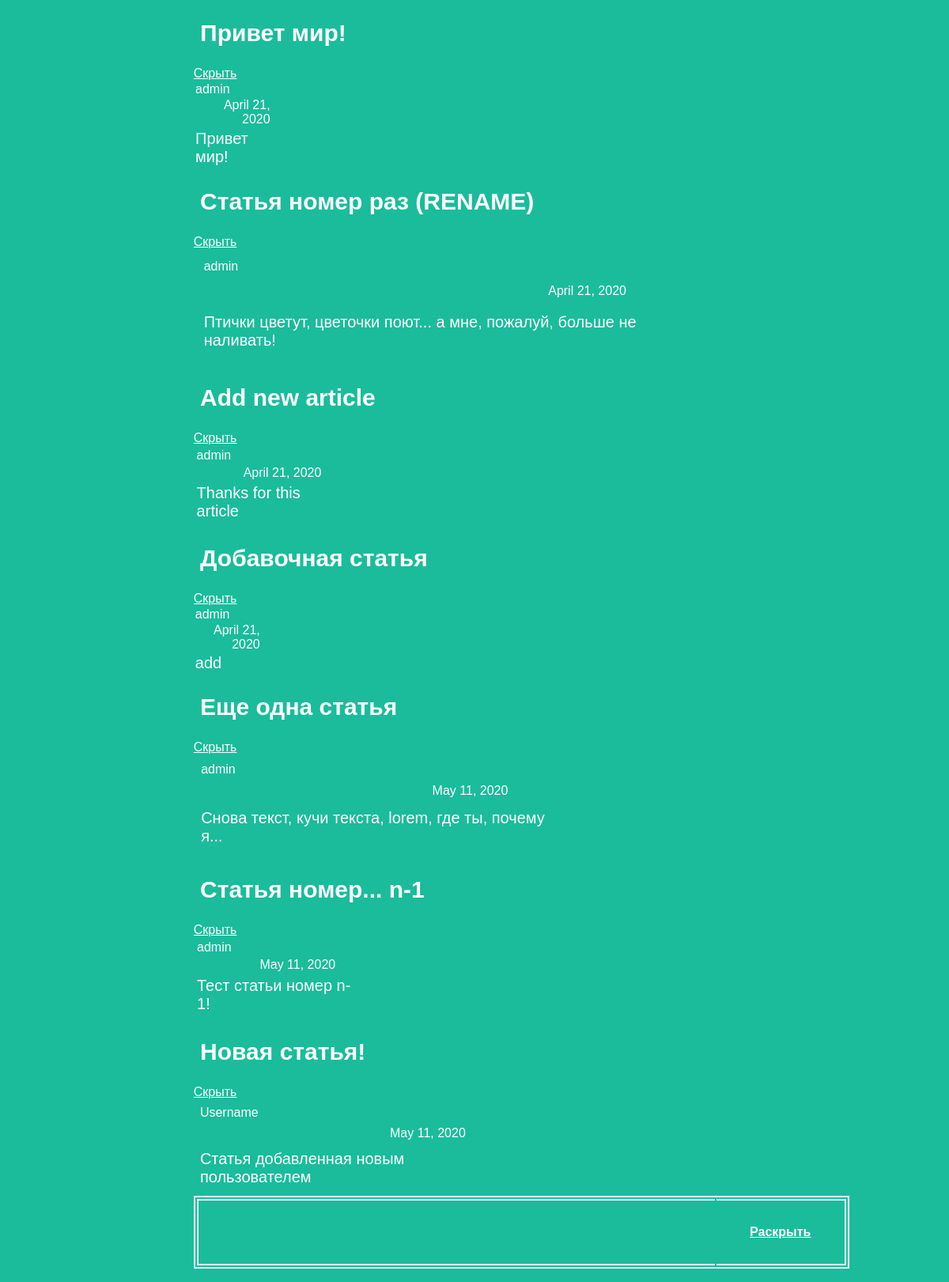
Page /test/ on the committed database.
### articles/models.py (models this page shows, shortened)
class Article(models.Model):
    title = models.CharField('Name in article', max_length=200)
    author = models.ForeignKey(User, on_delete=models.CASCADE)
    text = models.TextField('Text in article')
    created_date = models.DateField('Data release',auto_now_add=True)
    def get_excerpt(self):
        return self.text[:140] + "..." if len(self.text) > 140 else self.text

### articles/views.py (the view)
# urls.py: path('test/', views.test, name='test'),
def test(request):
    return render(request, 'test.html', {"posts": Article.objects.all()})

### articles/templates/test.html (shortened to what this page needs)
{% load static %}
<!DOCTYPE html>
<html lang="en">
  <head>
    <link rel="stylesheet" href="{% static 'css/article.css' %}" />
  </head>
  <body>
    <div class="archive">
      {% for post in posts %}
      <div class="one-post">
        <h2 class="post-title">{{ post.title }}</h2>
        <a class="fold-button" href="#!">Скрыть</a>
        <div class="box">
        <div class="article-info">
          <div class="article-author">{{ post.author.username }}</div>
          <div class="article-created-date">{{ post.created_date }}</div>
        </div>
        <p class="article-text">{{ post.get_excerpt }}</p>
      </div></div>
      {% endfor %}
      <div class="one-post">
          <table class='form-post' width='100%'>
              <thead style="border:2px double;">
              <tr>
                  <th style="border-right: none;" width='80%'><div align='left'><h2 class="post-title"><a href="{{ STATIC_URL }}/article/{{post.id}}">{{ post.title }}</a></h2></div></th>
                  <th style="border-left: none;"><a class="fold-button" href="#!">Раскрыть</a></th>
              </tr>
              </thead>
          </table>
      </div>
    </div>
  </body>
</html>

### articles/static/css/article.css (style rules this page uses)
body { background: #1abc9c; font-family: Tahoma, Arial, sans-serif; color: #ffffff; }
.archive { width: 70%; margin-left: 20%; margin-right: 10%; }
.article-author { text-align: left; margin-top: 2%; margin-left: 2%; margin-bottom: 2%; }
.article-created-date { text-align: right; margin-right: 15%; }
h2 { font-size: 30px; margin-left: 1%; margin-top: 3%; }
.article-text { font-size: 20px; margin-top: 3%; margin-left: 2%; margin-right: 1%; margin-bottom: 3%; }
table { border:2px double; margin-bottom: 2%; }
th { border:2px double; }
.fold-button { color: white; text-align:right; }
.box { display: table-footer-group; }

### rows in the picture
Article: title "Привет мир!", author.username "admin", created_date "April 21, 2020", get_excerpt "Привет мир!"
Article: title "Статья номер раз (RENAME)", author.username "admin", created_date "April 21, 2020", get_excerpt "Птички цветут, цветочки поют... а мне, пожалуй, больше не наливать!"
Article: title "Add new article", author.username "admin", created_date "April 21, 2020", get_excerpt "Thanks for this article"
Article: title "Добавочная статья", author.username "admin", created_date "April 21, 2020", get_excerpt "add"
Article: title "Еще одна статья", author.username "admin", created_date "May 11, 2020", get_excerpt "Снова текст, кучи текста, lorem, где ты, почему я..."
Article: title "Статья номер... n-1", author.username "admin", created_date "May 11, 2020", get_excerpt "Тест статьи номер n-1!"
Article: title "Новая статья!", author.username "Username", created_date "May 11, 2020", get_excerpt "Статья добавленная новым пользователем"
